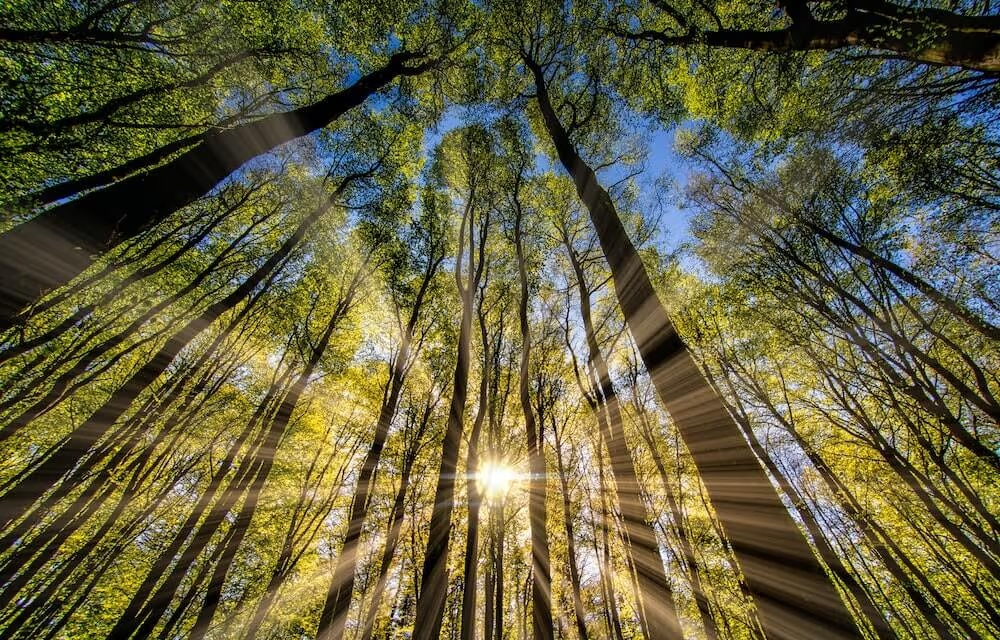
#> input picture jupyter/komo.jpg, 1000 x 640 px
$ jupyter execute erosion.ipynb
#> lines starting #> are read from the running program, lines starting #| are printed output that depends on the picture
[cell 1]
import cv2
import numpy as np
import matplotlib.pyplot as plt

[cell 2]
imagen = cv2.imread('komo.jpg', cv2.IMREAD_GRAYSCALE)
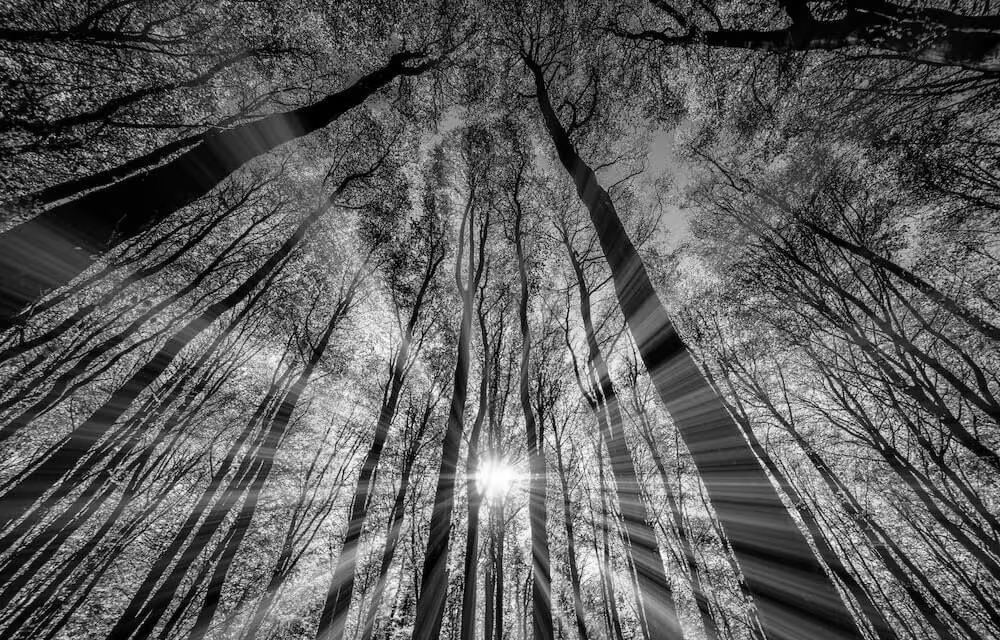
#> imagen: shape (640, 1000); min 0, max 255, mean 92.5
imagen_rgb = cv2.cvtColor(imagen, cv2.COLOR_BGR2RGB)

if imagen_rgb is None:
    print("Error: No se pudo cargar la imagen.")
else:
    print("Matriz de la imagen en RGB:")
    print(imagen_rgb)
#> (printed output is left out)

    # Mostrar una parte de la matriz (por si es muy grande)
    print("\nMatriz (primeros 10x10 píxeles en RGB):")
    print(imagen_rgb[:100000, :100000, :])  # Muestra una sección de la matriz (R,G,B)
#> (printed output is left out)

    # Mostrar la imagen
    plt.imshow(imagen_rgb)
    plt.title('Imagen en RGB')
    plt.axis('off')
    plt.show()

[cell 3]
kernel = np.ones((5,5), np.uint8)

erosion = cv2.erode(imagen_rgb, kernel, iterations=1)
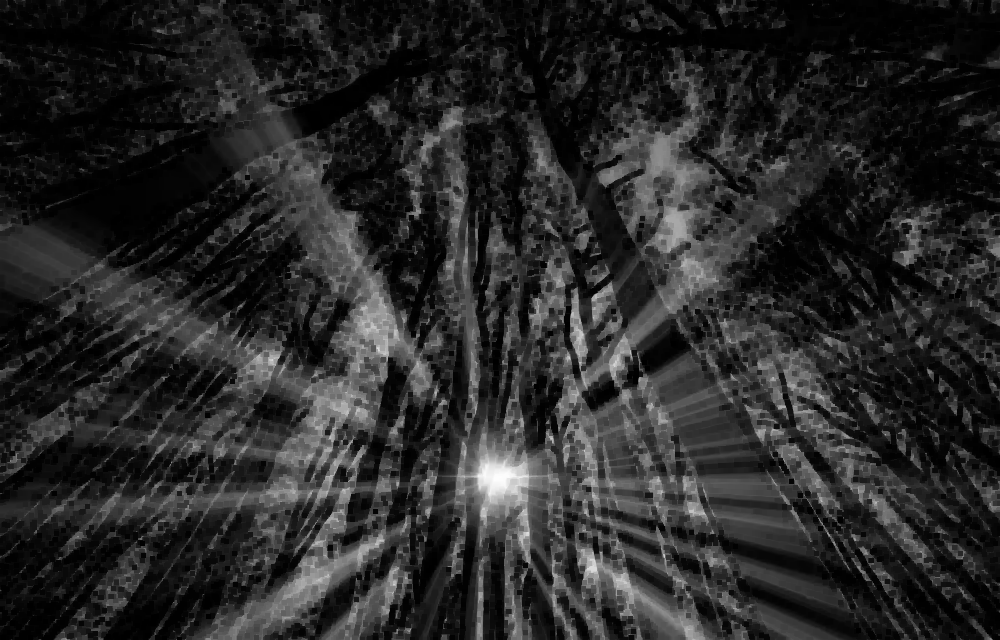
#> erosion: shape (640, 1000, 3); min 0, max 254, mean 40.4

cv2.imshow('Original', imagen)
cv2.imshow('Erosion', erosion)

cv2.waitKey(0)
cv2.destroyAllWindows()
